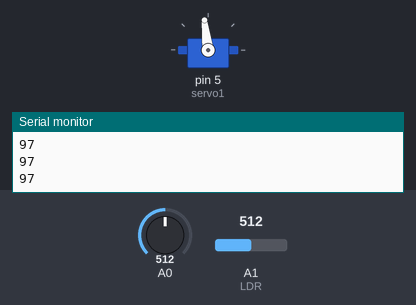
A sketch run on a simulated Arduino Uno, built with avr-gcc and run on an emulated ATmega328P. On the bench: servo, the last lines printed to the serial monitor. The inputs (shaded band) are chosen by the test bench; at power-on: A1 (LDR) = 512, A0 = 512.

Above: at 1.2 s.
1.3 s: A1 (LDR) set to 246
2.8 s: A1 (LDR) set to 211
At 3.01 s:
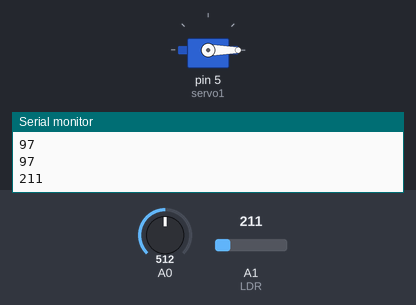
5.8 s: A0 set to 716
8.8 s: A0 set to 900
11.8 s: A0 set to 306
14.8 s: A0 set to 220
Timing chart, 0 to 18.8 s (numbered marks = the images above; inputs shaded):
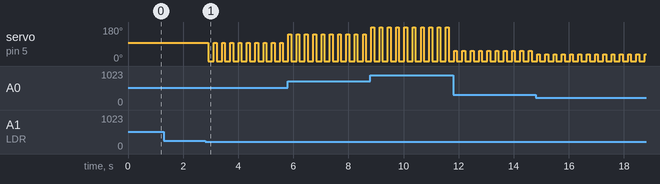

The sketch:

sketch_may06a.ino
```cpp
#include <Servo.h>
Servo servo1;

int PULSOMIN = 80;
int PULSOMAX = 1009;

int VALORPOT;
int ANGULO;
int angulo;

int LDR =1;
int luz;

void setup() {
  servo1.attach(5, PULSOMIN, PULSOMAX);
  Serial.begin(9600);
}

void loop() {

  luz = analogRead(LDR);

  VALORPOT = analogRead(A0);
  //Serial.println(VALORPOT); //min 5, max 1017
  Serial.println(ANGULO);
  ANGULO= map(VALORPOT, 50, 900, 0, 180);
  servo1.write(ANGULO);
  delay(100);

  if(luz<230)
  {
    angulo = map(luz, 230, 350, 0, 180);
    servo1.write(angulo);
    Serial.println(luz);
    delay(200);
  }


}
```

Measured:
- the behaviour switches between 230 and 229 on A1 (LDR) (found by bisection; images 0 and 1)
- after the input at 2.8 s, servo on pin 5 (servo1): alternates 97° for 0.10 s and 0° for 0.20 s, starting after 0.11 s
